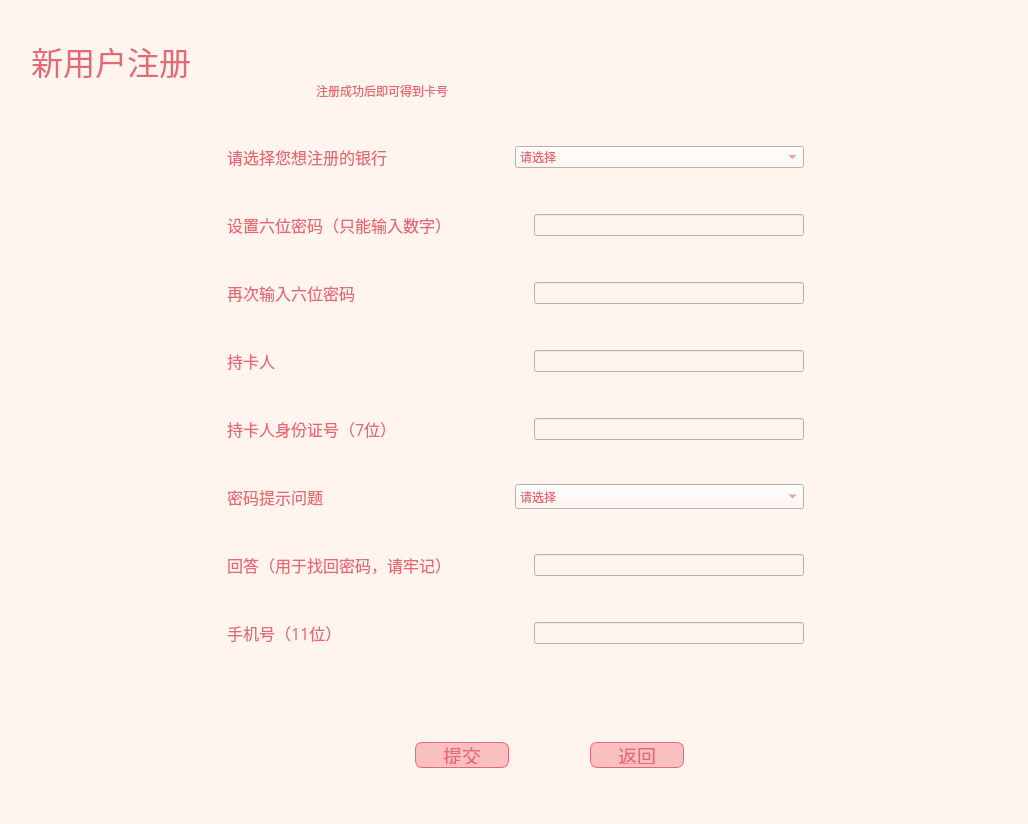
<?xml version="1.0" encoding="UTF-8"?>
<ui version="4.0">
 <class>reg</class>
 <widget class="QDialog" name="reg">
  <property name="geometry">
   <rect>
    <x>0</x>
    <y>0</y>
    <width>1028</width>
    <height>824</height>
   </rect>
  </property>
  <property name="windowTitle">
   <string>Dialog</string>
  </property>
  <property name="styleSheet">
   <string notr="true">QLabel{
color:black;
padding: 3px;
}
QWidget{
color:#e36a75;
background-color:#FFF5EE;
}
QPushButton {
background-color:rgb(250, 192, 193);
border-width: 1px;
border-color: #e36a75;
border-style: solid;
border-radius: 7;
padding: 3px;

padding-left: 5px;
padding-right: 5px;
min-width: 82px;
max-width: 80px;
min-height: 18px;
max-height: 18px;
}</string>
  </property>
  <widget class="QLabel" name="label">
   <property name="geometry">
    <rect>
     <x>20</x>
     <y>20</y>
     <width>311</width>
     <height>81</height>
    </rect>
   </property>
   <property name="font">
    <font>
     <family>微软雅黑</family>
     <pointsize>24</pointsize>
    </font>
   </property>
   <property name="text">
    <string>新用户注册</string>
   </property>
   <property name="scaledContents">
    <bool>true</bool>
   </property>
  </widget>
  <widget class="QLabel" name="label_7">
   <property name="geometry">
    <rect>
     <x>310</x>
     <y>50</y>
     <width>431</width>
     <height>81</height>
    </rect>
   </property>
   <property name="text">
    <string>注册成功后即可得到卡号</string>
   </property>
  </widget>
  <widget class="QWidget" name="layoutWidget">
   <property name="geometry">
    <rect>
     <x>220</x>
     <y>110</y>
     <width>584</width>
     <height>571</height>
    </rect>
   </property>
   <layout class="QVBoxLayout" name="verticalLayout">
    <item>
     <layout class="QGridLayout" name="gridLayout">
      <item row="0" column="0">
       <widget class="QLabel" name="label_2">
        <property name="font">
         <font>
          <family>微软雅黑</family>
          <pointsize>12</pointsize>
         </font>
        </property>
        <property name="text">
         <string>请选择您想注册的银行</string>
        </property>
       </widget>
      </item>
      <item row="0" column="1">
       <widget class="QComboBox" name="bank">
        <property name="minimumSize">
         <size>
          <width>270</width>
          <height>0</height>
         </size>
        </property>
        <item>
         <property name="text">
          <string>请选择</string>
         </property>
        </item>
        <item>
         <property name="text">
          <string>中国农业银行</string>
         </property>
        </item>
        <item>
         <property name="text">
          <string>中国邮政储蓄银行</string>
         </property>
        </item>
        <item>
         <property name="text">
          <string>中国建设银行</string>
         </property>
        </item>
        <item>
         <property name="text">
          <string>中国工商银行</string>
         </property>
        </item>
       </widget>
      </item>
     </layout>
    </item>
    <item>
     <layout class="QGridLayout" name="gridLayout_2">
      <item row="0" column="0">
       <widget class="QLabel" name="label_3">
        <property name="font">
         <font>
          <family>微软雅黑</family>
          <pointsize>12</pointsize>
         </font>
        </property>
        <property name="text">
         <string>设置六位密码（只能输入数字）</string>
        </property>
       </widget>
      </item>
      <item row="0" column="2">
       <widget class="QLineEdit" name="pw">
        <property name="minimumSize">
         <size>
          <width>270</width>
          <height>0</height>
         </size>
        </property>
        <property name="echoMode">
         <enum>QLineEdit::Password</enum>
        </property>
       </widget>
      </item>
      <item row="0" column="1">
       <spacer name="horizontalSpacer_3">
        <property name="orientation">
         <enum>Qt::Horizontal</enum>
        </property>
        <property name="sizeHint" stdset="0">
         <size>
          <width>40</width>
          <height>20</height>
         </size>
        </property>
       </spacer>
      </item>
     </layout>
    </item>
    <item>
     <layout class="QGridLayout" name="gridLayout_3">
      <item row="0" column="2">
       <widget class="QLineEdit" name="pw2">
        <property name="minimumSize">
         <size>
          <width>270</width>
          <height>0</height>
         </size>
        </property>
        <property name="maximumSize">
         <size>
          <width>131</width>
          <height>16777215</height>
         </size>
        </property>
        <property name="echoMode">
         <enum>QLineEdit::Password</enum>
        </property>
       </widget>
      </item>
      <item row="0" column="0">
       <widget class="QLabel" name="label_4">
        <property name="font">
         <font>
          <family>微软雅黑</family>
          <pointsize>12</pointsize>
         </font>
        </property>
        <property name="text">
         <string>再次输入六位密码</string>
        </property>
       </widget>
      </item>
      <item row="0" column="1">
       <spacer name="horizontalSpacer_2">
        <property name="orientation">
         <enum>Qt::Horizontal</enum>
        </property>
        <property name="sizeHint" stdset="0">
         <size>
          <width>40</width>
          <height>20</height>
         </size>
        </property>
       </spacer>
      </item>
     </layout>
    </item>
    <item>
     <layout class="QGridLayout" name="gridLayout_4">
      <item row="0" column="2">
       <widget class="QLineEdit" name="name">
        <property name="minimumSize">
         <size>
          <width>270</width>
          <height>0</height>
         </size>
        </property>
       </widget>
      </item>
      <item row="0" column="0">
       <widget class="QLabel" name="label_5">
        <property name="font">
         <font>
          <family>微软雅黑</family>
          <pointsize>12</pointsize>
         </font>
        </property>
        <property name="text">
         <string>持卡人</string>
        </property>
       </widget>
      </item>
      <item row="0" column="1">
       <spacer name="horizontalSpacer">
        <property name="orientation">
         <enum>Qt::Horizontal</enum>
        </property>
        <property name="sizeHint" stdset="0">
         <size>
          <width>40</width>
          <height>20</height>
         </size>
        </property>
       </spacer>
      </item>
     </layout>
    </item>
    <item>
     <layout class="QGridLayout" name="gridLayout_5">
      <item row="0" column="0">
       <widget class="QLabel" name="label_6">
        <property name="font">
         <font>
          <family>微软雅黑</family>
          <pointsize>12</pointsize>
         </font>
        </property>
        <property name="text">
         <string>持卡人身份证号（7位）</string>
        </property>
       </widget>
      </item>
      <item row="0" column="2">
       <widget class="QLineEdit" name="id">
        <property name="minimumSize">
         <size>
          <width>270</width>
          <height>0</height>
         </size>
        </property>
       </widget>
      </item>
      <item row="0" column="1">
       <spacer name="horizontalSpacer_5">
        <property name="orientation">
         <enum>Qt::Horizontal</enum>
        </property>
        <property name="sizeHint" stdset="0">
         <size>
          <width>40</width>
          <height>20</height>
         </size>
        </property>
       </spacer>
      </item>
     </layout>
    </item>
    <item>
     <layout class="QHBoxLayout" name="horizontalLayout_2">
      <item>
       <widget class="QLabel" name="label_9">
        <property name="font">
         <font>
          <family>微软雅黑</family>
          <pointsize>12</pointsize>
         </font>
        </property>
        <property name="text">
         <string>密码提示问题</string>
        </property>
       </widget>
      </item>
      <item>
       <widget class="QComboBox" name="ques">
        <property name="font">
         <font>
          <family>微软雅黑</family>
         </font>
        </property>
        <item>
         <property name="text">
          <string>请选择</string>
         </property>
        </item>
        <item>
         <property name="text">
          <string>您父亲的名字？</string>
         </property>
        </item>
        <item>
         <property name="text">
          <string>您母亲的名字？</string>
         </property>
        </item>
        <item>
         <property name="text">
          <string>您宠物的名字？</string>
         </property>
        </item>
       </widget>
      </item>
     </layout>
    </item>
    <item>
     <layout class="QHBoxLayout" name="horizontalLayout_3">
      <item>
       <widget class="QLabel" name="label_10">
        <property name="font">
         <font>
          <family>微软雅黑</family>
          <pointsize>12</pointsize>
         </font>
        </property>
        <property name="text">
         <string>回答（用于找回密码，请牢记）</string>
        </property>
       </widget>
      </item>
      <item>
       <spacer name="horizontalSpacer_4">
        <property name="orientation">
         <enum>Qt::Horizontal</enum>
        </property>
        <property name="sizeHint" stdset="0">
         <size>
          <width>40</width>
          <height>20</height>
         </size>
        </property>
       </spacer>
      </item>
      <item>
       <widget class="QLineEdit" name="ans">
        <property name="minimumSize">
         <size>
          <width>270</width>
          <height>0</height>
         </size>
        </property>
       </widget>
      </item>
     </layout>
    </item>
    <item>
     <layout class="QGridLayout" name="gridLayout_6">
      <item row="0" column="2">
       <widget class="QLineEdit" name="phone">
        <property name="minimumSize">
         <size>
          <width>270</width>
          <height>0</height>
         </size>
        </property>
       </widget>
      </item>
      <item row="0" column="0">
       <widget class="QLabel" name="label_8">
        <property name="font">
         <font>
          <family>微软雅黑</family>
          <pointsize>12</pointsize>
         </font>
        </property>
        <property name="text">
         <string>手机号（11位）</string>
        </property>
       </widget>
      </item>
      <item row="0" column="1">
       <spacer name="horizontalSpacer_6">
        <property name="orientation">
         <enum>Qt::Horizontal</enum>
        </property>
        <property name="sizeHint" stdset="0">
         <size>
          <width>40</width>
          <height>20</height>
         </size>
        </property>
       </spacer>
      </item>
     </layout>
    </item>
   </layout>
  </widget>
  <widget class="QWidget" name="layoutWidget">
   <property name="geometry">
    <rect>
     <x>340</x>
     <y>720</y>
     <width>421</width>
     <height>71</height>
    </rect>
   </property>
   <layout class="QHBoxLayout" name="horizontalLayout">
    <item>
     <widget class="QPushButton" name="submit">
      <property name="font">
       <font>
        <family>微软雅黑</family>
        <pointsize>14</pointsize>
       </font>
      </property>
      <property name="text">
       <string>提交</string>
      </property>
      <property name="icon">
       <iconset resource="icons.qrc">
        <normaloff>:/icon/icons/ok.png</normaloff>:/icon/icons/ok.png</iconset>
      </property>
     </widget>
    </item>
    <item>
     <widget class="QPushButton" name="back">
      <property name="font">
       <font>
        <family>微软雅黑</family>
        <pointsize>14</pointsize>
       </font>
      </property>
      <property name="text">
       <string>返回</string>
      </property>
      <property name="icon">
       <iconset resource="icons.qrc">
        <normaloff>:/icon/icons/back.png</normaloff>:/icon/icons/back.png</iconset>
      </property>
     </widget>
    </item>
   </layout>
  </widget>
 </widget>
 <resources>
  <include location="icons.qrc"/>
 </resources>
 <connections/>
</ui>
